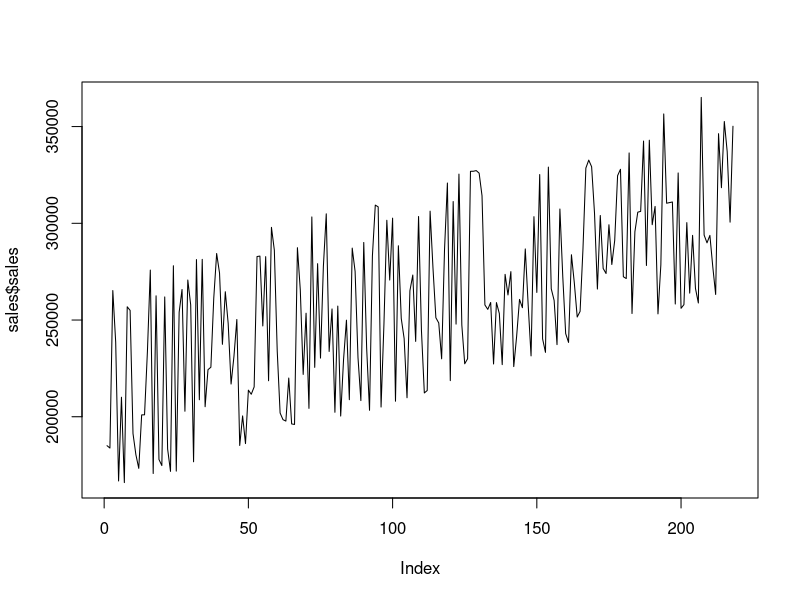
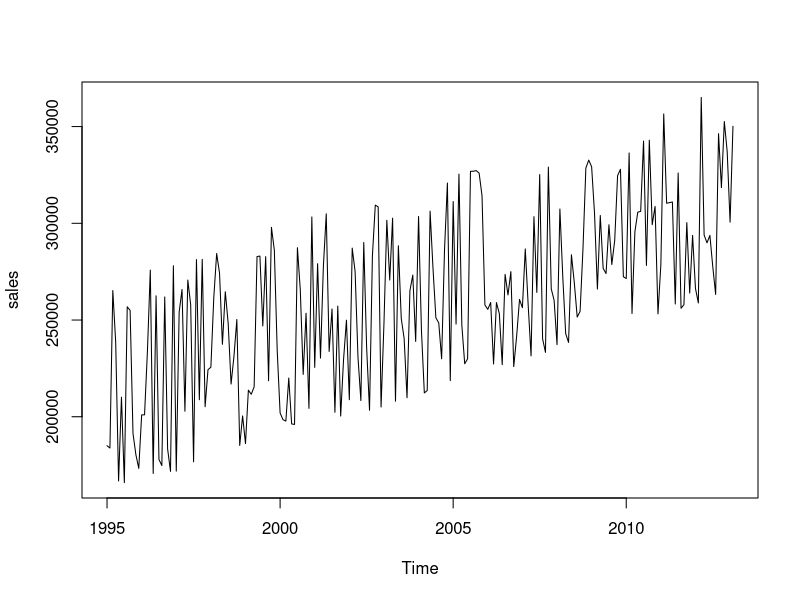
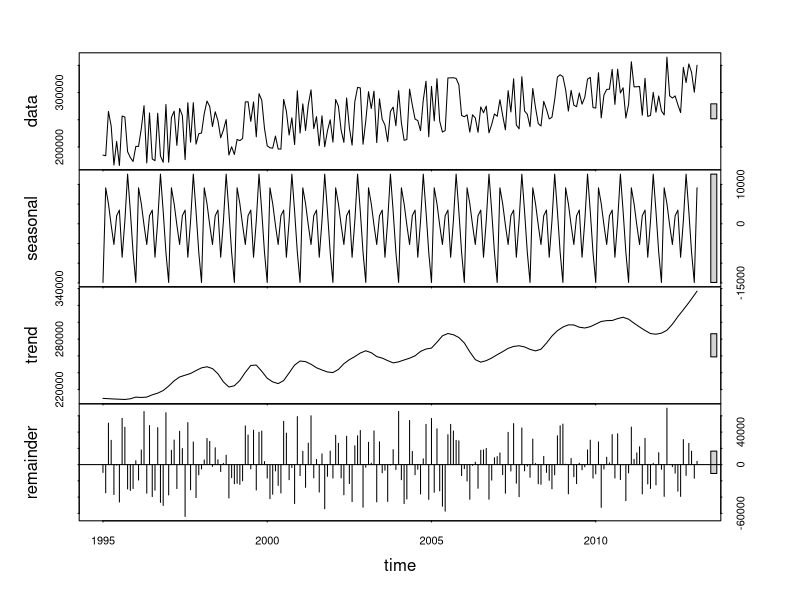
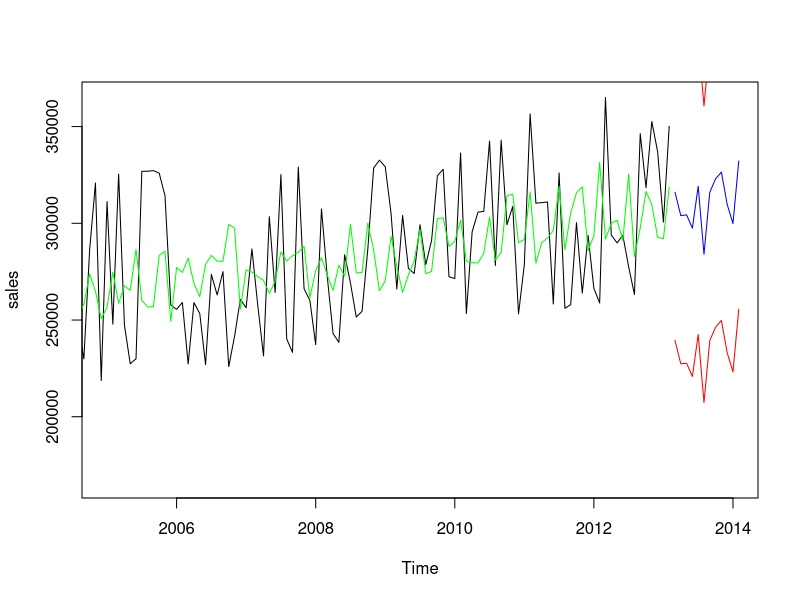
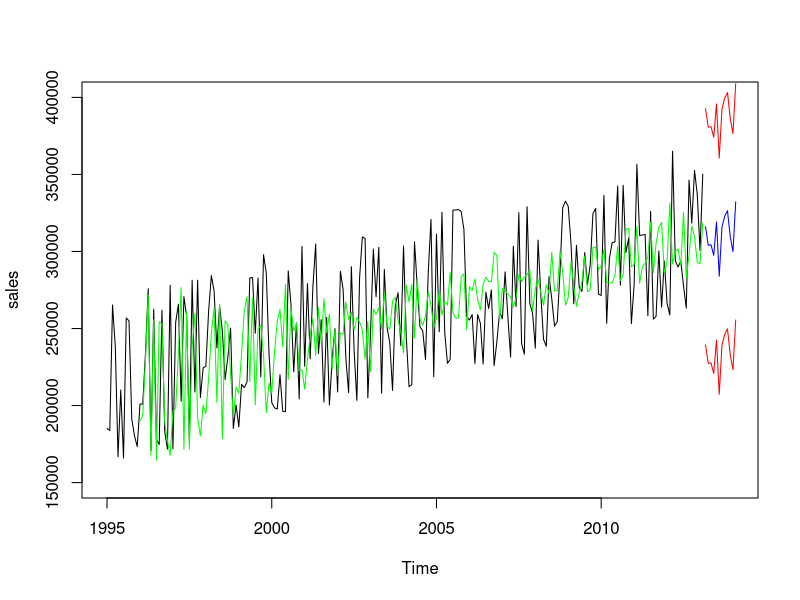

Generate these figures, in order, with R:
#Setting working directory
setwd("/Users/vatsalmandalia/DataScienceBootcamp")
#Reading the data
sales <- read.csv("sales.csv")

#What kind of data we have
help(plot)

plot(sales$sales,type="l")
head(sales)
tail(sales)
#Create time series from the input data, [,1] is for first column and all rows. freq = 12, is for 12 months. For quarters it will be freq = 4
sales <- ts(sales[,1],start=1995,freq=12)

#Let's view, what is the output
sales

#Plot Time Series
plot(sales)

#Divides into Seasonal, Trend and Remainder. S.Window controls how rapidly the seasonal component can change
#STL means Seasonal Trend Decomposition using Loess
decom<-stl(sales,s.window="periodic")
decom
#-14893.3261688 +209568.2689  -9633.9427329
#185041

#Plot sales time series into three components - seasonal, trend and remainder
plot(decom)

#Access each component
decom$time.series[,'seasonal']

#Single Exponential Seasoning, coefficient tells you the level
hws1<-HoltWinters(sales)  #building the model

#Predict SES, Prediction interval gives me upper and lower bound of the confidence interval
sales.pred1<-predict(hws1,n.ahead=12,prediction.interval=TRUE)

#Predicted values
sales.pred1

#MAPE calculation
length(hws1$fitted[,1])
length(sales)
act <- sales[-c(1:12)]
prd <- hws1$fitted[,1]
mean(abs((act-prd)/act))

#Plot the base level graph, giving limits to x
plot.ts(sales, xlim = c(2005,2014))

#Historical Fitted values, no trend so both columns are same
hws1$fitted  #prediction on the actual/existing data

#Fit the historical fitted values
lines(hws1$fitted[,1],col="green")

#Fit the future predicted values
lines(sales.pred1[,1],col="blue")

#Fit the upper interval predicted values
lines(sales.pred1[,2],col="red")
lines(sales.pred1[,3],col="red")

#Can't see the upper bound, need to have y limit
plot.ts(sales, xlim = c(1995,2014),ylim=c(150000,400000))

#Fit the historical fitted values
lines(hws1$fitted[,1],col="green")

#Fit the future predicted values
lines(sales.pred1[,1],col="blue")

#Fit the upper interval predicted values
lines(sales.pred1[,2],col="red")

#Fit the upper interval predicted values
lines(sales.pred1[,3],col="red")

#Subset time series variable
window(sales, 2010, c(2010, 4))
